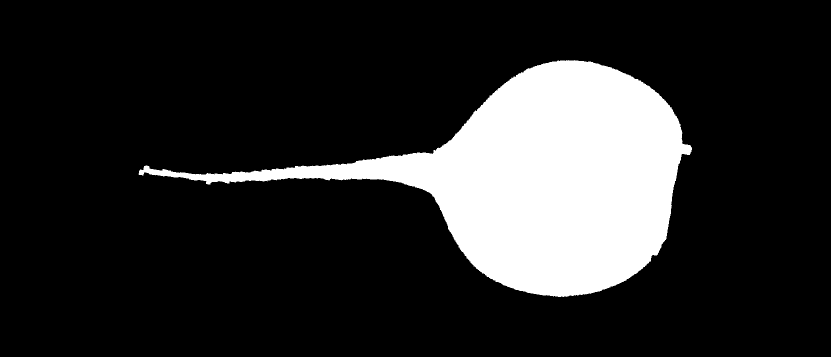
#> input picture daikon/pics/cabubw.png, 1662 x 714 px (shown at 1/2 size)
$ jupyter execute --allow-errors '山登り法による中心軸抽出.ipynb'   (shell and % lines are left out)   (older library calls are emulated)
#> lines starting #> are read from the running program, lines starting #| are printed output that depends on the picture; after the words box and inside, x2 and y2 are one past the last pixel; in counts of white or black regions, pixels touching at a corner belong together
### daikon/radishlib.py
# -*- coding: utf-8 -*-

#  radishib.py
#
import cv2
import matplotlib
import matplotlib.pyplot as plt
from thin.thin import getSkelline
import numpy as np
import random
from copy import copy
import math

''' ------------------------------------
   cv2 用の画像を matplotlib の imshow で表示するための関数
'''

# 表示をオンオフするためのフラグ
IMGON = True

# プロット用関数
def plotimg(img,layout="111"):
    if IMGON is False: return
    if len(img.shape) == 2:
        pltgry(img,layout)
    elif len(img.shape) ==3:
        pltcol(img,layout)

def pltgry(img,layout="111"):
    plt.subplot(layout)
    plt.axis('off')
    plt.imshow(cv2.cvtColor(img,cv2.COLOR_GRAY2RGB))

def pltcol(img,layout="111"):
    plt.subplot(layout)
    plt.axis('off')
    plt.imshow(cv2.cvtColor(img,cv2.COLOR_BGR2RGB))

# ２枚の画像をサイズを並べた画像を作って表示する
def paraimage(img1,img2):
    h1,w1 = img1.shape[:2]
    h2,w2 = img2.shape[:2]
    if img1.ndim == 2:
        img11 = np.zeros((h1,w1,3))
        img11[:,:,0]=img11[:,:,1]=img11[:,:,2]=img1
#> img11: shape (714, 1662, 3) float64; 16.7% white; 1 white region, box (x1, y1, x2, y2) and area: (277, 120, 1384, 594) 198538
    else:
        img11=img1
    if img2.ndim == 2:
        img22 = np.zeros((h2,w2,3))
        img22[:,:,0]=img22[:,:,1]=img22[:,:,2]=img2
    else:
        img22=img2
    paraimg = 255*np.ones((max(h1,h2),w1+w2+10,3),dtype=np.uint8)

    paraimg[0:h1,0:w1,:] = img11
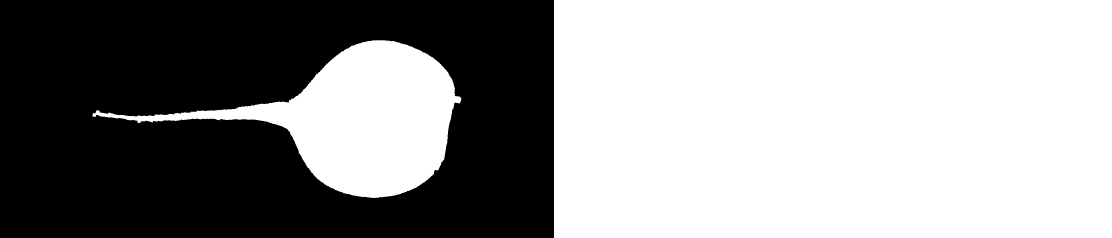
#> paraimg: shape (714, 3334, 3) (shown at 1/3 size); 58.5% white; 1 black region, box (x1, y1, x2, y2) and area: (0, 0, 1662, 714) 988130
    paraimg[0:h2,w1+10:,:]=img22
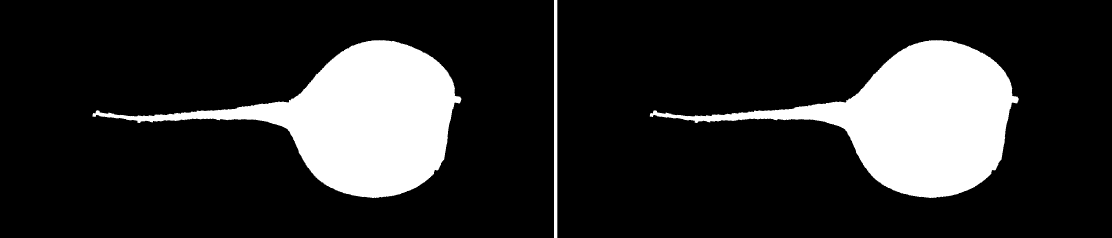
#> paraimg: shape (714, 3334, 3) (shown at 1/3 size); 17% white; 3 white regions, box (x1, y1, x2, y2) and area: (277, 120, 1384, 594) 198538, (1949, 120, 3056, 594) 198538, (1662, 0, 1672, 714) 7140
    plotimg(paraimg)

# 余分なマージンをカットする関数
# 余分なマージンをカットした画像を返す関数． オブジェクトサイズ/ratio だけマージンを残す
# 対象とする画像はシルエットが白のシルエット画像に限定
# ratio :  縁として残す割合　　　デフォルトは４　　　４なら白領域を囲む幅、高さの 1/4 のサイズの縁を残す
# showrec : 囲む矩形を描画するかどうかのフラグ  default は False つまり描かない
# color :  矩形を描く色
# bsize :  矩形の線の太さ

# [45 lines left out: functions cutmargin, imagerotation, rotateAndcut, not called in this run]

''' ------------------------------------
   ２階調化と膨張収縮によるゴミ除去

   ２階調化した後
   MORPH_OPEN（収縮後膨張） を２回実行して孤立点や線幅１の髭を除去×２回
   MORPH_CLOSE（膨張後収縮） を２回実行して穴埋め×２回
'''
# [6 lines left out: function dthreshold, not called in this run]

''' ------------------------------------
    ラベルイメージから小領域を削除する
'''
# [6 lines left out: function removeSmallArea, not called in this run]

''' ------------------------------------
    白黒画像中の最大面積の連結成分を取り出す
'''
# [6 lines left out: function getBigWhite, not called in this run]

''' ------------------------------------
    白画素の数を答える
'''
# [5 lines left out: function countWhitePixels, not called in this run]


''' ------------------------------------
    ダイコン画像と指標画像を分離し、基準となる長さを画素数として求める
    bw ：　画像
    choice : 1  なら1番大きい領域を取り出す。　２なら２番めに大きい領域を取り出す
    output: True ならファイル出力する
    show : True なら表示する
    outfile: 出力ファイル名
    返り値：　ダイコン画像、指標画像、単位長さ辺りのピクセル数、面積
'''
# [18 lines left out: function getRadish, not called in this run]


''' ------------------------------------
ラベリングして色つけ
    image  2値画像
    connectivity  8連結型か4連結型かのスイッチ(default 8 )
        4連結の場合は斜めに隣接していても連続していないと考える
    bw 1 なら白領域のラベリング、０なら黒領域のラベリング

        関数
            labeling()  ->  ラベリングしてラベル数、ラベル画像、情報を返す  (gray)
            color2label()  -> ラベル画像に色づけして返す（color)
            colorlabeling()  ->  ラベリングして色付けしてカラー画像を返す（color)

    返り値  (numberoflabels, labelimg, menseki)
         numberoflabels  ラベルの数（反対色全体も０のラベルがつくので１多くなる）
         labelimg　各画素の明るさデータの代わりにラベルデータが入った画像
         menseki 各ラベルのつけられた画素数のリスト
'''
# image に連結成分ごとのラベルをつけて画像として返す関数
# [13 lines left out: functions labeling, labeling2, not called in this run]

# ラベル画像に色づけして返す関数
def color2label(labelimage, numberoflabels):
    colors = [ [0,0,0],  # black
                    [255,255,255], # white
                    [255,255,0], # yellow
                    [0,255,255], # aqua
                    [0,255,0], # lime
                    [128,128,0], # olive
                    [255,182,193], # light pink
                    [175,238,238], # paleturquoise
                    [173,255,47], # greeyellow
                    [255,215,0]] # gold
    for  i in range(10,numberoflabels+2):
            colors.append(np.array([random.randint(100, 255), random.randint(0, 255), random.randint(0, 255)]))
    s = labelimage.shape
    colorimage =np.zeros((s[0],s[1],3), dtype=np.uint8)

    for y in range(0, s[0]):
       for x in range(0, s[1]):
           if labelimage[y][x] > 0:
                colorimage[y][ x] = colors[labelimage[y][x]]
           else:
                colorimage[y][x] = [0, 0, 0]
    return colorimage

# 上の２つを一気に実行する関数
# [4 lines left out: function colorlabeling, not called in this run]

''' ------------------------------------
線図形のセグメンテーション
'''
# 指定されたピクセルの周囲のピクセルを取得
# [5 lines left out: function neighbours, not called in this run]

# 連結数 (8連結)
def connection_number(neighbours):
    n = 1-np.array(neighbours)
    return sum((1-n)[:-2]), sum( n[i] -  n[i]*n[i+1]*n[i+2]  for  i in range(0,7,2))

# スケルトンのリストを生成する関数、細線化バージョン
# [20 lines left out: function skellist, not called in this run]

''' ------------------------------------
スケルトンからの２値画像データの復元
'''
# スケルトンデータから2値画像データを復元 （検証のため）
# skeldata は [x,y,d] のリスト、dは距離データ

# [31 lines left out: functions skel2img, skel2img2, skelOnimg, not called in this run]

'''' ------------------------------------
スケルトンを分岐点で分割

完全に幅１の８連結線画であることが前提
'''
# [20 lines left out: function skllabel, not called in this run]

''' ------------------------------------
スケルトンの髭を除去する
'''
# [67 lines left out: functions oneSkelton, recalcDistanceP, not called in this run]


'''
描画関数

radiusfunc(invert)
軸に沿った距離を横軸，　その点の距離データを縦軸にしたグラフを描く
（距離データとは軸上の点から表皮までの最短距離．　　中央辺りでは径に相当する

'''
# [39 lines left out: functions radiusfunc, makeNormalizedImage, not called in this run]

# 輪郭線の抽出
# mode 0  全体の輪郭　　mode 1 最大径より先だけの輪郭  mode 2 先の上半分だけ
def  getContour(img, mode):
    center = img.shape[0]/2
    if mode == 0 or mode == 3:
        ret, bw = cv2.threshold(img,0,255,cv2.THRESH_BINARY)
    else:
        ret, bw = cv2.threshold(img,200,255,cv2.THRESH_BINARY)
    image, contours, hierarchy = cv2.findContours(bw,cv2.RETR_EXTERNAL,cv2.CHAIN_APPROX_NONE)
    if  mode ==2:
        cnt = []
        maxx = np.max(contours[:][0][1])
        for i in contours[0]:
            if i[0][1] >= center and i[0][0]<maxx :
                cnt.append([list(i[0])])
            contours = np.array([cnt])
    if  mode ==3:
        cnt = []
        maxx = np.max(contours[:][0][1])
        for i in contours[0]:
            if i[0][1] >= center:
                cnt.append([list(i[0])])
            contours = np.array([cnt])
    return image,contours


# 先端部分だけの点列の生成
# [11 lines left out: functions getTipData, getTipDataAll, not called in this run]

# yの値が target となる位置が x=0 となるようにデータ全体を x 方向にシフトさせる
def shiftX(dx,dy,target):
         found = False
         offset = 0.0
         for (x,y) in zip(dx,dy):
            if not found and y >target:
                found = True
                offset = x
         dx = dx - offset
         return dx,dy

#  norm を基準としてサイズを正規化
# [29 lines left out: functions sizeNormalize, drawAxis, not called in this run]

# rimg 画像
# points cv2.findContours が返す輪郭線データ
# dotsize 輪郭線を描く線の太さ
# ldotsize 飛び飛びに塗る点の点の太さ
# sdotsize 始点の点の太さ
# interval 飛び飛びに異なる色で塗る点の間の間隔
# flags 中間点や始点を別色で目立つように表示するかどうか
def drawRadishContour(rimg, points, dotsize =1,ldotsize=3, sdotsize=10,interval=20,flag=False):
    sh = rimg.shape
    zeroimg = np.zeros(sh,dtype=np.uint8)
    pltimg = np.zeros((sh[0],sh[1],3),dtype=np.uint8)
    pltimg = cv2.merge((rimg,rimg,rimg))
    for i in range (len(points)):
            cv2.circle(pltimg,(points[i][0],points[i][1]),dotsize,(0,255,255),-1)
    if flag :
        for i in range (0,len(points),interval):
                cv2.circle(pltimg,(points[i][0],points[i][1]),ldotsize,(255,0,0),-1)
        cv2.circle(pltimg,(points[0][0],points[0][1]),sdotsize,(0,0,255),-1)
    return pltimg

# 各連続３点それぞれについて３つのベクトルを求める
# pts サンプル点
# samplefactor  この数でサンプル数を割った値だけ離れた3点で曲率を求める
# median ミディアンフィルタをかけるかどうかの真理値
# mmasklen ミディアンフィルタで雑音除去する際に、前後この値まで離れた点を使う
# smooth 平滑化を行うかどうかの真理値
# smasklen 平滑化フィルタのサイズ　2*smasklen + 1 のデータの平均が使われる
# open  両端が開いている場合True、　閉路の場合　False
#     スケルトンの曲率を求める場合は　　True , 輪郭の場合は False
# [92 lines left out: function curvature, not called in this run]
    # pts: サンプル点,
    # dl : サンプルの始点から測った折れ線近似された輪郭に沿って各点までの距離
    # cuv: 曲率のリスト

'''
山登りによるスケルトン抽出

軸に沿った距離を横軸，　その点の距離データを縦軸にしたグラフを描く
（距離データとは軸上の点から表皮までの最短距離．　　中央辺りでは径に相当する

'''

# 座標(x,y) の８近傍データの取得
# 方向番号は右を０として、時計回り
#        5  6  7
#        4     0
#        3  4  1
# [115 lines left out: functions get8nb, decideDirection, getNextRidge13, not called in this run]

''' ******* 指定点からのスケルトントレース　方法１

 point = (sx,sy) 追跡開始点、
 direct  = 0~7  初期追跡方向、
　　　　　　5   6   7
     4   　　　   0　　　　　  右方向を０とし、時計回りに、１，２，３
     3   2   1
 distances 距離データの２次元配列
 phaseswitch  この太さの地点を通り過ぎるまでは周辺が黒画素から距離１でも先に進む
 para1 斜め方向の割引率
 para2 後述
'''
''' 【概要】
追跡開始点から direct の方向に、次式の評価値の高い点をピックアップすることでスケルトンを得る。

評価値　＝　黒画素からの距離　＋　 para2 * 開始点からの距離

停止条件：最大径地点通過後、距離１の点にたどり着いた

ただし、phaseswitch で指定する距離の点に遭遇するまでは距離1の点があったとしても追跡を続ける
返り値 skel は [x座標、y座標、距離] のリスト（numpy array）

'''
# [27 lines left out: function traceRidges1, not called in this run]


''' ******* 指定点からのスケルトントレース　方法2

 point = (sx,sy) 追跡開始点、
 targetpoint = (mx,my)  目標点　　　通常は最大径地点を指定する
 direct  = 0~7  初期追跡方向、
　　　　　　5   6   7
     4   　　　   0　　　　　  右方向を０とし、時計回りに、１，２，３
     3   2   1
 distances 距離データの２次元配列
 phaseswitch  この太さの地点を通り過ぎるまでは周辺が黒画素から距離１でも先に進む
 para1 斜め方向の割引率
 para2 角度の偏移の排除基準
'''
''' 【概要】
追跡開始点から direct の方向に、黒画素からの距離　＋　 para2 * 開始点からの距離

停止条件：最大径地点通過後、距離１の点にたどり着いた

ただし、phaseswitch で指定する距離の点に遭遇するまでは距離1の点があったとしても追跡を続ける
返り値 skel は [x座標、y座標、距離] のリスト（numpy array）

'''

# [195 lines left out: functions getNextRidge2, traceRidges2, traceRidges3, recalcDistanceP, makeNormalizedImage, not called in this run]

### daikon/fit1.py
# TensorFlow による曲線あてはめ  ロジスティック関数をあてはめ
import matplotlib
# %matplotlib nbagg
# matplotlib.use('nbagg')
import tensorflow as tf
import numpy as np
import matplotlib.pyplot as plt
# %matplotlib inline

#  y = 1/（1+exp(-a (x-b)) という関係式を使って
# 実験用に仮想の x, y のペアデータを生成し、
# TensorFlow で回帰曲線を求めてみたい。

def fit1(data,itr=1000,alpha=1.0,xmin=0,xmax=10, cutoff=0.2):  # itr 繰り返しの回数、alpha 学習係数, cutoff y の値がこれ以下の部分は近似に使わない
    #
    (x_dataAll,y_dataAll) = data
    use = y_dataAll >= cutoff
    x_data=x_dataAll[use]
    y_data=y_dataAll[use]
    x_dataRest = x_dataAll[~use]
    y_dataRest = y_dataAll[~use]
    num = len(x_data)
    a = tf.Variable([0.])
    b = tf.Variable([0.])

    x = tf.placeholder(tf.float32, shape=(len(x_data)))
    y = tf.placeholder(tf.float32, shape=(len(y_data)))

    # [5 lines left out: function model, not called in this run]

    # 目的関数の設定。平均自乗誤差の最小化
    mserror = tf.reduce_mean(tf.square(model(a,b,x) - y))
    # 最適化手法の設定。最急降下法　alpha はいわゆる学習係数　適当
    optimizer = tf.train.GradientDescentOptimizer(alpha)
    #  つまり平均自乗誤差を最急降下で減少させる試みを train と名付ける
    train = optimizer.minimize(mserror)

    # 学習を始めるためにやっておかねばならないおまじない（変数の初期化）を init とおく,
    init = tf.initialize_all_variables()

    # セッションを生成し、init つまり変数の初期化を実行
    with tf.Session() as sess:
        sess.run(init)

        # モデル当てはめのステップを繰り返し実行
        for step in range(itr+1):
            sess.run(train, feed_dict = {x: x_data, y: y_data})
            if step % (itr/10) == 0: # 100回（繰り返し回数の10分の１）毎に推定された係数値を表示
                da = sess.run(a)[0]
                db = sess.run(b)[0]
                er = sess.run(mserror,feed_dict = {x:x_data,y:y_data})
                print("%5d:(a,b,err) = (%10.4f,%10.4f, %10.4f)"%(step,da,db,er) )

        A = sess.run(a)
        B = sess.run(b)

    plt.figure(figsize=(12,10))
    plt.gca().set_aspect('equal',adjustable='box')
    plt.plot(x_data,y_data,".",color="green")
    plt.plot(x_dataRest,y_dataRest,".",color="gray")
    # plt.hold(True);
    xd = np.linspace(xmin, xmax, num)
    yd = 1.0/(1.0+np.exp(-A * (xd - B)))
    plt.plot(xd,yd,"-",color="r")


### daikon/山登り法による中心軸抽出.ipynb
# 端点から最大勾配方向へ向かって山登りすることで芯線を求める
[1] から順に実行していってください。（実行は シフトを押しながらEnter）

[cell 1]
import radishlib as rdl
import cv2
# %matplotlib notebook
import numpy as np
import matplotlib.pyplot as plt
from copy import copy

# 表示のオンオフ
IMGON = True

# 処理対象画像
imgfile = 'pics/cabubw.png'
# 表示のオンオフ
IMGON = True

# カラー画像の読み込み
src = cv2.imread(imgfile,0)
gry = cv2.imread(imgfile,0)

# 同じ画像をグレー画像として読み込み
rdl.paraimage(src,gry)

[cell 2]
thres = 80  # しきい値８０　で２階調化　　この値はこの実験画像限定
ret,bw=cv2.threshold(gry,thres,255,cv2.THRESH_BINARY)
#> ret = 80

kernel = np.ones((5,5),np.uint8)
# 白のゴミ取り　を２回実行
bw=cv2.morphologyEx(bw,cv2.MORPH_OPEN, kernel,iterations = 2)
#> bw: shape (714, 1662); 16.7% white; 2 white regions, box (x1, y1, x2, y2) and area: (359, 121, 1383, 593) 197204, (287, 332, 358, 355) 815
# 黒のゴミ取りを２回実行
bw=cv2.morphologyEx(bw,cv2.MORPH_CLOSE, kernel,iterations = 2)
#> bw: shape (714, 1662); 16.7% white; 1 white region, box (x1, y1, x2, y2) and area: (287, 121, 1383, 593) 198091

[cell 3]
# 黒連結成分のラベリング
output = cv2.connectedComponentsWithStats(~bw, connectivity = 8)
# Get the results
num_labels = output[0]  # 連結成分の数
#> num_labels = 2
labels = output[1] # ラベル画像
stats = output[2] # 属性情報の配列　cv2.CC_STAT_AREA番が面積me
#> stats = [[287, 121, 1096, 472, 198091], [0, 0, 1662, 714, 988577]]
menseki = stats[:,cv2.CC_STAT_AREA]
#> menseki = [198091, 988577]
centroids = output[3]
#> centroids = [[1086.2, 357], [779.3, 356.4]]
print(num_labels,labels.shape,menseki,centroids.shape)
#| 2 (714, 1662) [198091 988577] (2, 2)

# 小領域の削除　　画像の縦の長さ＋横の長さより小さい面積の領域は無視する
img= np.zeros(gry.shape,dtype=np.uint8)
for i in range(1,num_labels ):
        if  stats[i][cv2.CC_STAT_AREA] > gry.shape[0]+gry.shape[1]:
            wb = img + np.uint8(labels==i)*255
bw = ~wb
rdl.plotimg(bw)

[cell 4]
# 結果確認のために色付け
import random

# ラベリングして色割当する関数
# [12 lines left out: function showlabelimage, not called in this run]

[cell 5]
# 白連結成分のラベリング
output = cv2.connectedComponentsWithStats(ｂｗ, connectivity = 4)  # 白領域の場合は４連結処理であることに注意
# Get the results
num_labels = output[0]  # 連結成分の数
labels = output[1] # ラベル画像
#> labels: shape (714, 1662) int32; values 0 (black) and 1 (white), 16.7% white; 1 white region
stats = output[2] # 属性情報の配列　cv2.CC_STAT_AREA番が面積me
#> stats = [[0, 0, 1662, 714, 988577], [287, 121, 1096, 472, 198091]]
menseki = stats[:,cv2.CC_STAT_AREA]
#> menseki = [988577, 198091]
centroids = output[3]
#> centroids = [[779.3, 356.4], [1086.2, 357]]
print(num_labels,labels.shape,menseki,centroids.shape)
#| 2 (714, 1662) [988577 198091] (2, 2)
#  白連結成分にラベルをつけて表示してみる分かりやすく
# dst = showlabelimage(labels,num_labels)
dst = rdl.color2label(labels,num_labels)
rdl.plotimg(dst)

[cell 6]
# 1番大きな領域がダイコンの主要部分であると仮定する。
sortedindex = menseki[1:].argsort()[::-1]  # ０番以外をソーティングしたときの値の多い順に index を並べたもの
#> sortedindex = [0]
dnum = sortedindex[0] # 1番多いデータのインデックス。
#> dnum = 0
print(sortedindex,menseki,dnum)
#| [0] [988577 198091] 0
# 最も大きな領域のみの画像を生成
daikonimg = np.uint8(labels==dnum+1)*255

rdl.plotimg(daikonimg)

[cell 7]
# 距離画像変換　　各白画素について，最も近い黒画素までの距離をデータとする画像を生成
dist = cv2.distanceTransform(daikonimg,cv2.DIST_L2,5)
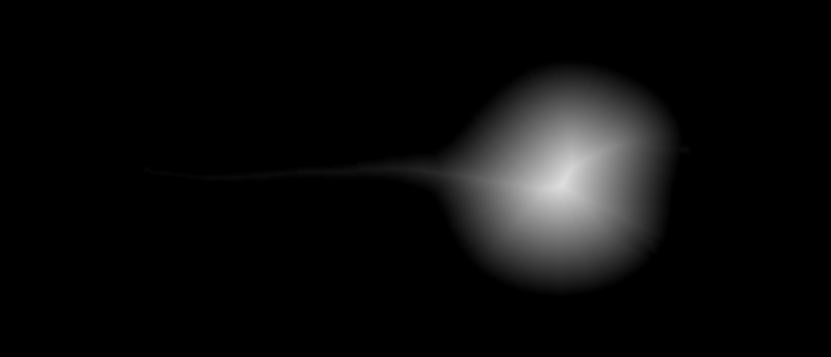
#> dist: shape (714, 1662) float32 (shown at 1/2 size); min 0, max 223.4, mean 12.1

# 最大の距離は？　　　これが最大半径となる
maxR = np.max(dist)
#> maxR = 223.4
maxPn = np.argmax(dist)
#> maxPn = 612740
#> (the rest of the program and of its run is left out)
